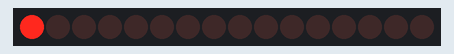
Simulated run of this sketch. Board: Arduino Uno, built with avr-gcc and run on an emulated ATmega328P. Shown: 16 shift-register outputs drawn as a row of LEDs (first output left, lit = HIGH). Wiring (inferred from the names in the program): 2 × shift register (74HC595): data pin 12; shift clock pin 9; latch pin 11. Wiring (inferred from the signals the program sends): row of LEDs: on Q0, Q1, Q2, Q3, Q4, Q5, Q6, Q7, Q8, Q9, Q10, Q11, Q12, Q13, Q14, Q15.

Above: at 0.05 s.
At 0.45 s:
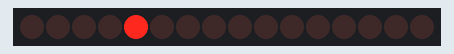
At 0.85 s:
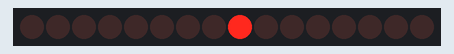
At 1.75 s:
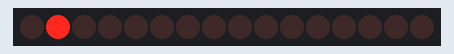
At 2.65 s:
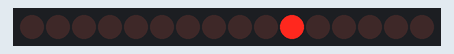
At 3.55 s:
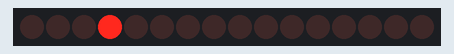
Timing chart, 0 to 3.9 s (numbered marks = the images above):
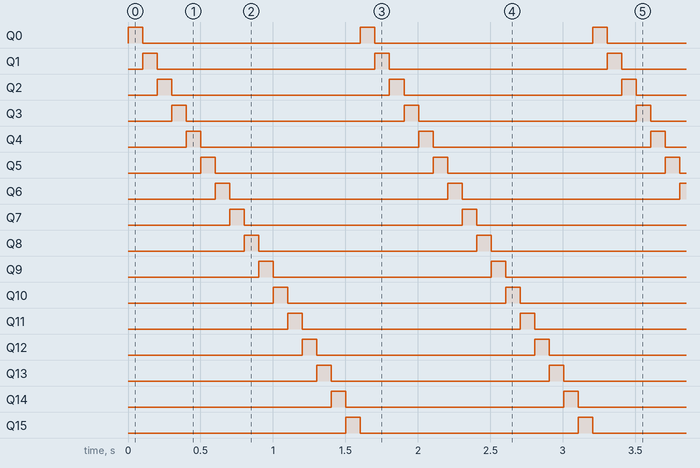

Measured:
- by itself, Q0–15: alternates HIGH for 0.10 s and LOW for 1.5 s
- by itself, everything shown: repeats every 1.6 s, in 16 steps

The sketch:

2x_8_bit_74HC595_LEDs.ino
```cpp
int latch = 11;
int clk = 9;
int data = 12;
int d = 100;


void setup() {
  // put your setup code here, to run once:
  Serial.begin (9600);
  pinMode(latch,OUTPUT);
  pinMode(clk,OUTPUT);
  pinMode(data,OUTPUT);


}

void loop() {
  // put your main code here, to run repeatedly:
  digitalWrite(latch,LOW);
  shiftOut(data,clk,MSBFIRST,B00000000);//1
  shiftOut(data,clk,MSBFIRST,B00000001);
  digitalWrite(latch,HIGH);
  delay(d);

  digitalWrite(latch,LOW);
  shiftOut(data,clk,MSBFIRST,B00000000);//2
  shiftOut(data,clk,MSBFIRST,B00000010);
  digitalWrite(latch,HIGH);
  delay(d);

  digitalWrite(latch,LOW);
  shiftOut(data,clk,MSBFIRST,B00000000);//3
  shiftOut(data,clk,MSBFIRST,B00000100);
  digitalWrite(latch,HIGH);
  delay(d);

  digitalWrite(latch,LOW);
  shiftOut(data,clk,MSBFIRST,B00000000);//4
  shiftOut(data,clk,MSBFIRST,B00001000);
  digitalWrite(latch,HIGH);
  delay(d);

  digitalWrite(latch,LOW);
  shiftOut(data,clk,MSBFIRST,B00000000);//5
  shiftOut(data,clk,MSBFIRST,B00010000);
  digitalWrite(latch,HIGH);
  delay(d);

  digitalWrite(latch,LOW);
  shiftOut(data,clk,MSBFIRST,B00000000);//6
  shiftOut(data,clk,MSBFIRST,B00100000);
  digitalWrite(latch,HIGH);
  delay(d);

  digitalWrite(latch,LOW);
  shiftOut(data,clk,MSBFIRST,B00000000);//7
  shiftOut(data,clk,MSBFIRST,B01000000);
  digitalWrite(latch,HIGH);
  delay(d);

  digitalWrite(latch,LOW);
  shiftOut(data,clk,MSBFIRST,B00000000);//8
  shiftOut(data,clk,MSBFIRST,B10000000);
  digitalWrite(latch,HIGH);
  delay(d);

  digitalWrite(latch,LOW);
  shiftOut(data,clk,MSBFIRST,B00000001);//11
  shiftOut(data,clk,MSBFIRST,B00000000);
  digitalWrite(latch,HIGH);
  delay(d);

  digitalWrite(latch,LOW);
  shiftOut(data,clk,MSBFIRST,B00000010);//12
  shiftOut(data,clk,MSBFIRST,B00000000);
  digitalWrite(latch,HIGH);
  delay(d);

  digitalWrite(latch,LOW);
  shiftOut(data,clk,MSBFIRST,B00000100);//13
  shiftOut(data,clk,MSBFIRST,B00000000);
  digitalWrite(latch,HIGH);
  delay(d);

  digitalWrite(latch,LOW);
  shiftOut(data,clk,MSBFIRST,B00001000);//14
  shiftOut(data,clk,MSBFIRST,B00000000);
  digitalWrite(latch,HIGH);
  delay(d);

  digitalWrite(latch,LOW);
  shiftOut(data,clk,MSBFIRST,B00010000);//15
  shiftOut(data,clk,MSBFIRST,B00000000);
  digitalWrite(latch,HIGH);
  delay(d);

  digitalWrite(latch,LOW);
  shiftOut(data,clk,MSBFIRST,B00100000);//16
  shiftOut(data,clk,MSBFIRST,B00000000);
  digitalWrite(latch,HIGH);
  delay(d);

  digitalWrite(latch,LOW);
  shiftOut(data,clk,MSBFIRST,B01000000);//17
  shiftOut(data,clk,MSBFIRST,B00000000);
  digitalWrite(latch,HIGH);
  delay(d);

  digitalWrite(latch,LOW);
  shiftOut(data,clk,MSBFIRST,B10000000);//18
  shiftOut(data,clk,MSBFIRST,B00000000);
  digitalWrite(latch,HIGH);
  delay(d);
}
```
